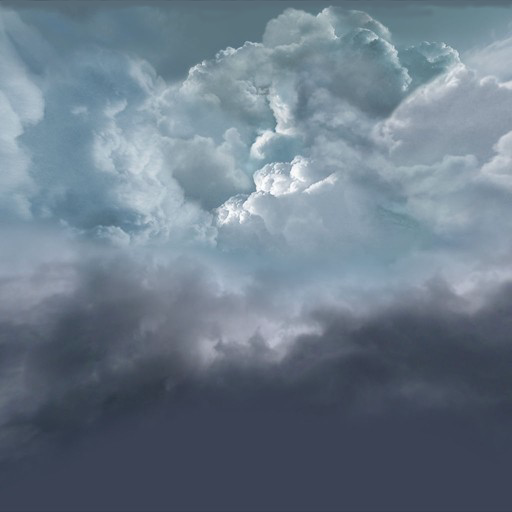
#> input picture MyOwnCarousel/assets/skybox/neg_x.png, 512 x 512 px; its folder holds only this picture in this run
$ python skybox_to_images.py neg_x.png out
#> lines starting #> are read from the running program, lines starting #| are printed output that depends on the picture
import argparse
import os
from PIL import Image

def split_cruciform_skybox(image_path, output_dir):
#> called with image_path = 'neg_x.png', output_dir = 'out'
    img = Image.open(image_path)
#> img is the input picture: PIL image 512x512 RGB; mean R, G, B 107.2, 122.6, 137.2
    width, height = img.size
#> width = 512; height = 512

    # Calcola dimensione quadrata della faccia
    face_width = width // 4
#> face_width = 128
    face_height = height // 3
#> face_height = 170
    face_size = min(face_width, face_height)
#> face_size = 128

    # Posizioni corrette nel layout cruciforme
    face_positions = {
        'pos_x':  (2 * face_size, face_size),  # right
        'neg_x':  (0 * face_size, face_size),  # left
        'pos_y':  (1 * face_size, 0 * face_size),  # top
        'neg_y':  (1 * face_size, 2 * face_size),  # bottom
        'pos_z':  (1 * face_size, 1 * face_size),  # front
        'neg_z':  (3 * face_size, 1 * face_size),  # back
    }

    os.makedirs(output_dir, exist_ok=True)

    for face_name, (x, y) in face_positions.items():
        cropped = img.crop((x, y, x + face_size, y + face_size))
        cropped.save(os.path.join(output_dir, f"{face_name}.png"))
#> this loop made 6 passes
#> pass 1, in split_cruciform_skybox, `cropped = img.crop((x, y, x + face_size, y + face_size))`:
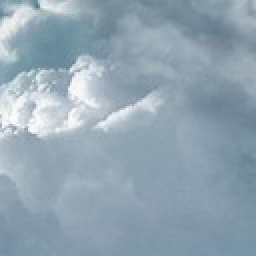
#> cropped: PIL image 128x128 RGB (shown 2 times larger); mean R, G, B 146.2, 164.9, 178.2
#> pass 2, in split_cruciform_skybox, `cropped = img.crop((x, y, x + face_size, y + face_size))`:
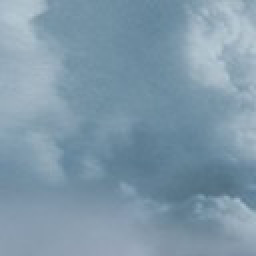
#> cropped: PIL image 128x128 RGB (shown 2 times larger); mean R, G, B 127.4, 152.5, 169.4
#> pass 3, in split_cruciform_skybox, `cropped = img.crop((x, y, x + face_size, y + face_size))`:
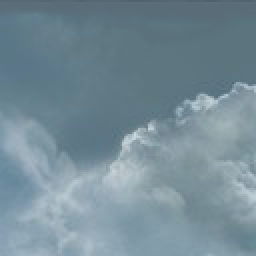
#> cropped: PIL image 128x128 RGB (shown 2 times larger); mean R, G, B 117.1, 140, 151.5
#> after the loop:
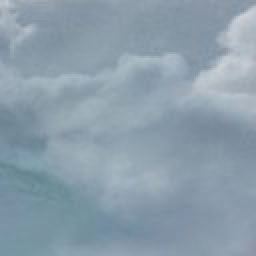
#> cropped: PIL image 128x128 RGB (shown 2 times larger); mean R, G, B 139.5, 157.8, 171.2

    print(f"Skybox faces saved to '{output_dir}'.")
#| Skybox faces saved to 'out'.

def main():
    parser = argparse.ArgumentParser(description="Split a cruciform skybox image into six cube face images.")
    parser.add_argument("input_image", help="Path to the cruciform skybox image.")
    parser.add_argument("output_dir", help="Directory to save the six face images.")
    args = parser.parse_args()

    split_cruciform_skybox(args.input_image, args.output_dir)

if __name__ == "__main__":
    main()

$ run again, on MyOwnCarousel/assets/skybox/pos_z.png
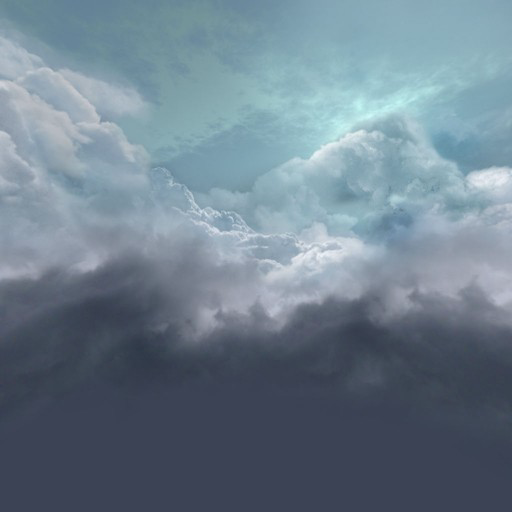
#> input picture MyOwnCarousel/assets/skybox/pos_z.png, 512 x 512 px
#> in split_cruciform_skybox, img is the input picture: PIL image 512x512 RGB; mean R, G, B 109.5, 127.4, 141.5
#> the loop in split_cruciform_skybox, `for face_name, (x, y) in face_positions.items():` made 6 passes
#> pass 1, in split_cruciform_skybox, `cropped = img.crop((x, y, x + face_size, y + face_size))`:
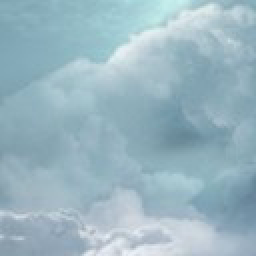
#> cropped: PIL image 128x128 RGB (shown 2 times larger); mean R, G, B 154, 182, 193.3
#> after the loop in split_cruciform_skybox, `for face_name, (x, y) in face_positions.items():`:
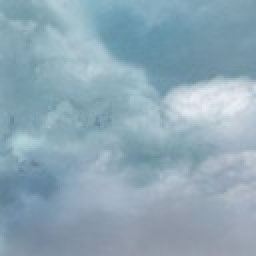
#> cropped: PIL image 128x128 RGB (shown 2 times larger); mean R, G, B 142.2, 167.9, 182.3
#| Skybox faces saved to 'out'.

$ run again, on MyOwnCarousel/assets/skybox/neg_z.png
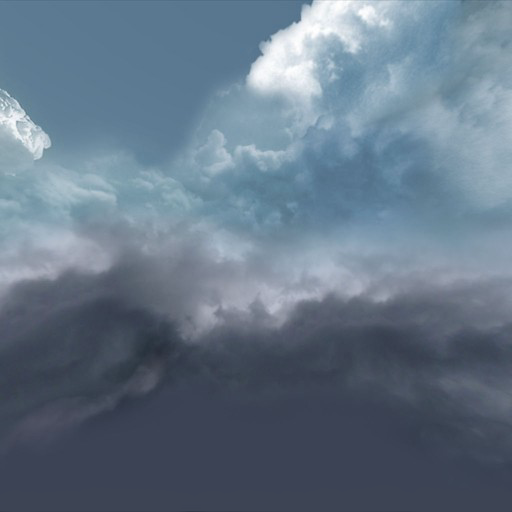
#> input picture MyOwnCarousel/assets/skybox/neg_z.png, 512 x 512 px
#> in split_cruciform_skybox, img is the input picture: PIL image 512x512 RGB; mean R, G, B 100.2, 117.6, 134.8
#> the loop in split_cruciform_skybox, `for face_name, (x, y) in face_positions.items():` made 6 passes
#> pass 1, in split_cruciform_skybox, `cropped = img.crop((x, y, x + face_size, y + face_size))`:
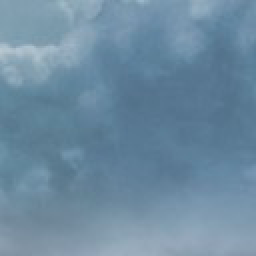
#> cropped: PIL image 128x128 RGB (shown 2 times larger); mean R, G, B 108.7, 138.8, 160.6
#> after the loop in split_cruciform_skybox, `for face_name, (x, y) in face_positions.items():`:
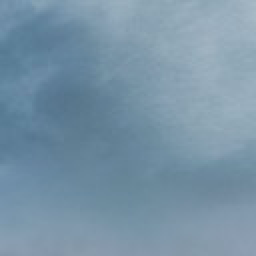
#> cropped: PIL image 128x128 RGB (shown 2 times larger); mean R, G, B 120.4, 147.5, 166.5
#| Skybox faces saved to 'out'.
